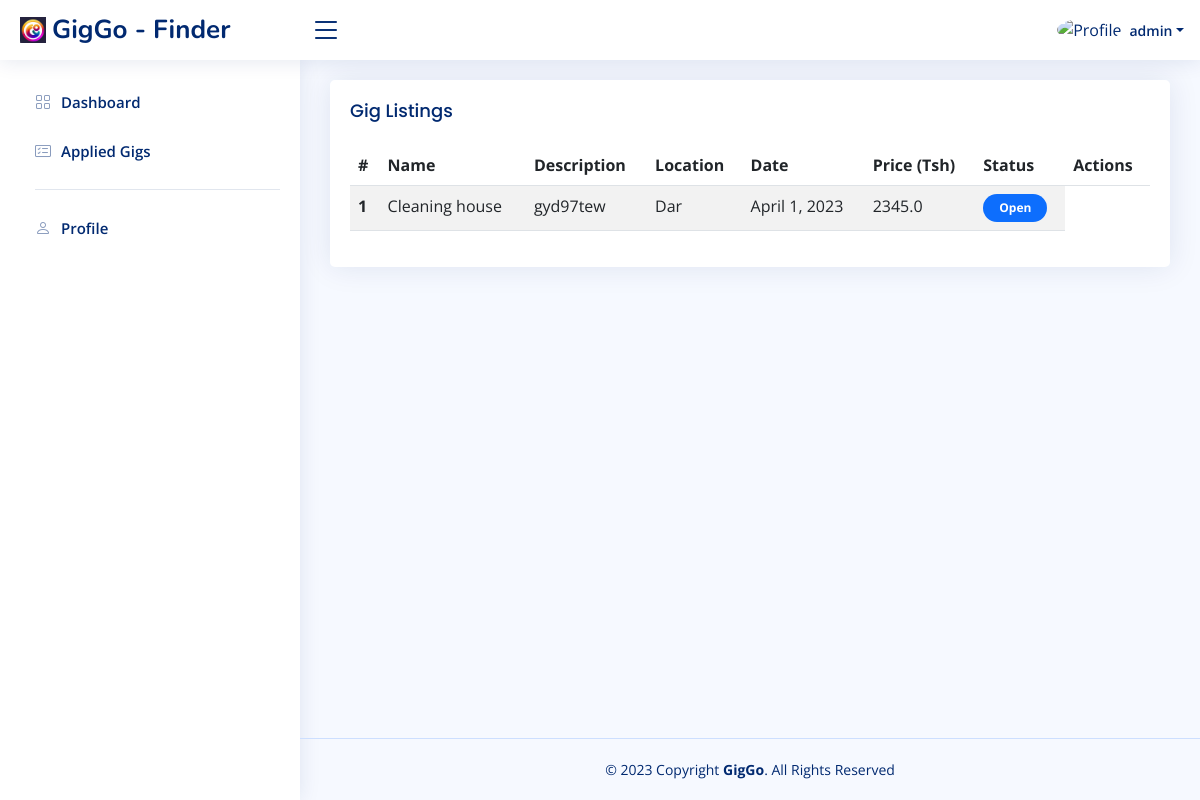
The page /finder/applications/ (signed in) on the database as committed earlier.
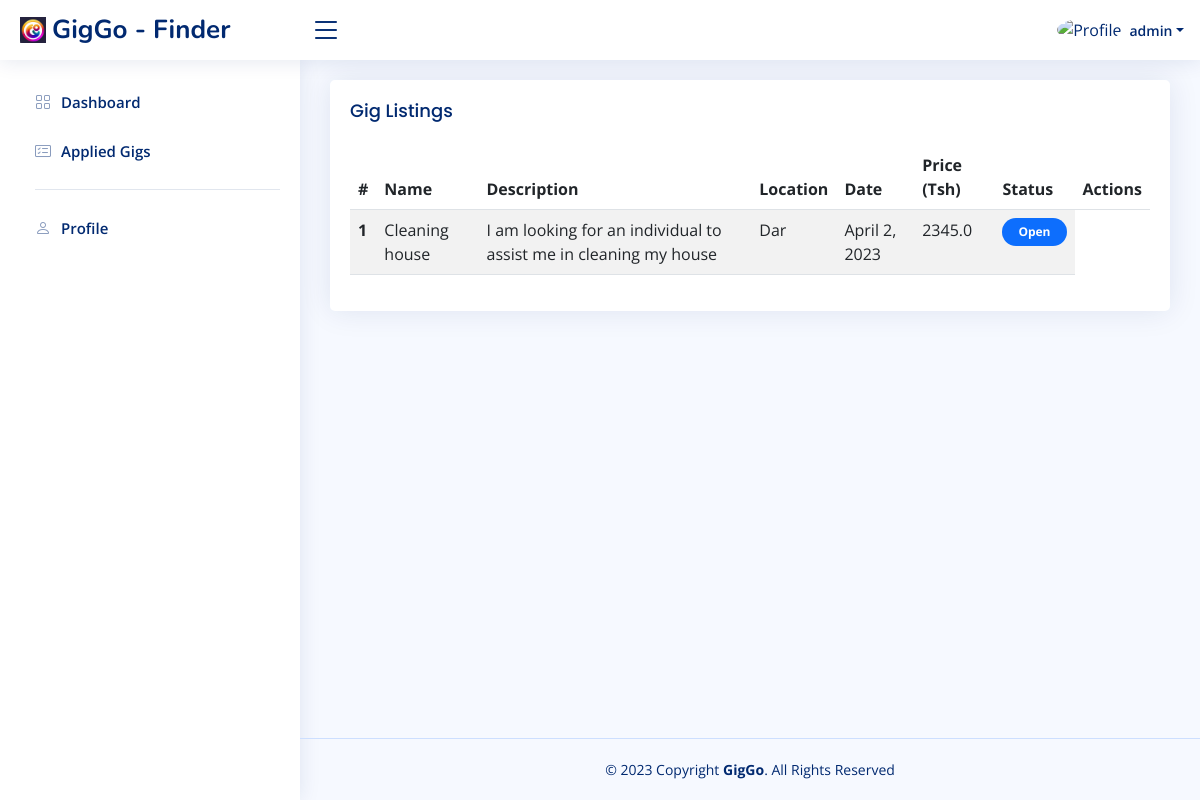
The same page on the database as committed later.
### GigGo_App/models.py (models this page shows, shortened)
class JobApplication(models.Model):
    job = models.ForeignKey(Job, on_delete=models.CASCADE)
    applicant = models.ForeignKey(NewUser, on_delete=models.CASCADE)
    application_date = models.DateTimeField(auto_now_add=True)
    class Meta:
        ordering = ['-application_date']

class Job(models.Model):
    LOCATION = [
        ('Dar', 'Dar es Salaam'),
        ('arusha', 'Arusha'),
        ('dodoma', 'Dodoma'),
    ]
    STATUS = [
        ('open', 'Open'),
        ('inprogress', 'In Progress'),
        ('Reviewing', 'Reviewing'),
        ('complete', 'Complete'),
    ]
    user = models.ForeignKey(NewUser, on_delete=models.CASCADE)
    category = models.ForeignKey(Category, on_delete=models.CASCADE)
    name = models.CharField(max_length=20, null=False)
    description = models.TextField(null=True)
    image = models.ImageField(upload_to='gig_images/%Y/%m/%d', blank=True)
    location = models.CharField(choices=LOCATION, max_length=20, null=True)
    date = models.DateField(auto_now=True)
    price = models.FloatField(max_length=25, null=True)
    slug = models.SlugField(max_length=200, db_index=True, null=True)
    status = models.CharField(max_length=20, null=True, choices=STATUS)
    class Meta:
        ordering = ['user']
        verbose_name = "Job"
        verbose_name_plural = "Jobs"
        index_together = (('id', 'slug'),)

### GigGo_App/views.py (the view)
# urls.py: path('finder/applications/', ApplicationListView.as_view(), name='finder_applications'),
class ApplicationListView(LoginRequiredMixin, ListView):
    template_name = "finder_applications.html"
    model = JobApplication
    def get_queryset(self):
        job_applications = JobApplication.objects.filter(applicant=self.request.user)
        return job_applications

### templates/finder_applications.html (shortened to what this page needs)
{% extends 'finder_base.html' %}
{% load static %}
{% block content %}
<section class="inner-page">
    <div class="card">
        <div class="card-body">
            <h5 class="card-title">Gig Listings</h5>
            <table class="table table-striped">
                <thead>
                    <tr>
                    <th scope="col">#</th>
                    <th scope="col">Name</th>
                    <th scope="col">Description</th>
                    <th scope="col">Location</th>
                    <th scope="col">Date</th>
                    <th scope="col">Price (Tsh)</th>
                    <th scope="col">Status</th>
                    <th scope="col">Actions</th>
                    </tr>
                </thead>
                <tbody>
                    {% for application in object_list %}
                        <tr>
                            <th scope="row">{{forloop.counter}}</th>
                            <td>{{ application.job.name }}</td>
                            <td>{{ application.job.description }}</td>
                            <td>{{ application.job.location }}</td>
                            <td>{{ application.job.date }}</td>
                            <td>{{ application.job.price }}</td>
                            <td>
                                {% if application.job.status == "open" %}
                                        <span class="badge text-bg-primary rounded-pill px-3 py-2">{{ application.job.status|capfirst }}</span>
                                    {% elif  application.job.status == "inprogress" %}
                                        <span class="badge text-bg-secondary rounded-pill px-3 py-2">{{ application.job.status|capfirst }}</span>
                                    {% elif  application.job.status == "reviewing" %}
                                        <span class="badge text-bg-info rounded-pill px-3 py-2">{{  application.job.status|capfirst }}</span>
                                    {% elif  application.job.status == "dispute" %}
                                        <span class="badge text-bg-danger rounded-pill px-3 py-2">{{  application.job.status|capfirst }}</span>
                                    {% elif  application.job.status == "completed" %}
                                        <span class="badge text-bg-success rounded-pill px-3 py-2">{{  application.job.status|capfirst }}</span>
                                {% endif %}
                            </td>
                        </tr>
                    {% endfor %}
                </tbody>
            </table>
        </div>
    </div>
</section>
{% endblock content %}

Rows that differ between the two databases and show on the page:
changed through a linked row, JobApplication "Cleaning house": job.description "gyd97tew" → "I am looking for an individual to assist me in cleaning my house"; job "April 1, 2023" → "April 2, 2023"
